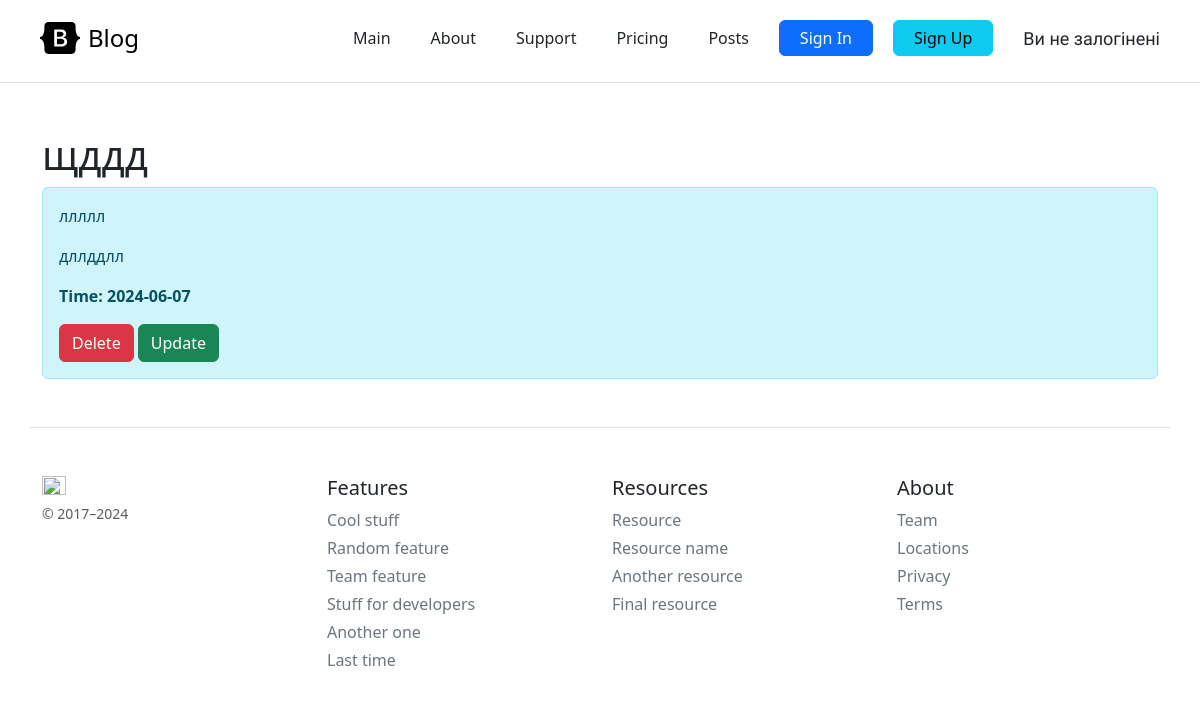
The app's page /posts/5 with its own data.
### app.py (models this page shows, shortened)
class Article(db.Model):
    id = db.Column(db.Integer, primary_key=True)
    title = db.Column(db.String(100), nullable=False)
    intro = db.Column(db.String(300), nullable=False)
    text = db.Column(db.Text, nullable=False)
    date = db.Column(db.DateTime, default=datetime.now(timezone.utc))

### app.py (the view)
@app.route("/posts/<int:id>")
def posts_details(id):
    article = Article.query.get(id)
    return render_template("post_detail.html", article=article)

### templates/post_detail.html (shortened to what this page needs)
{%extends 'base.html' %}
{% block body %}
<div class="container mt-5">
    <h1>{{article.title}}</h1>
    <div class="alert alert-info">
       <p>{{article.intro}}</p>
        <p>{{article.text}}</p>
       <p><b>Time: {{article.date.strftime('%Y-%m-%d')}}</b></p>
        <a href="/posts/{{ article.id }}/delete" class="btn btn-danger">Delete</a>
         <a href="/posts/{{ article.id }}/update" class="btn btn-success">Update</a>
    </div>
</div>
{% endblock %}

### static/css/main.css (style rules this page uses)
html { overflow-y: scroll; }
body { background-color: white; }
*, *::after, *::before { margin: 0; padding: 0; box-sizing: border-box; }
:root { --font-family-Saira: "Saira", sans-serif; }

### records on screen
Article: title "щддд", intro "ллллл", text "дллддлл", date "2024-06-07"
